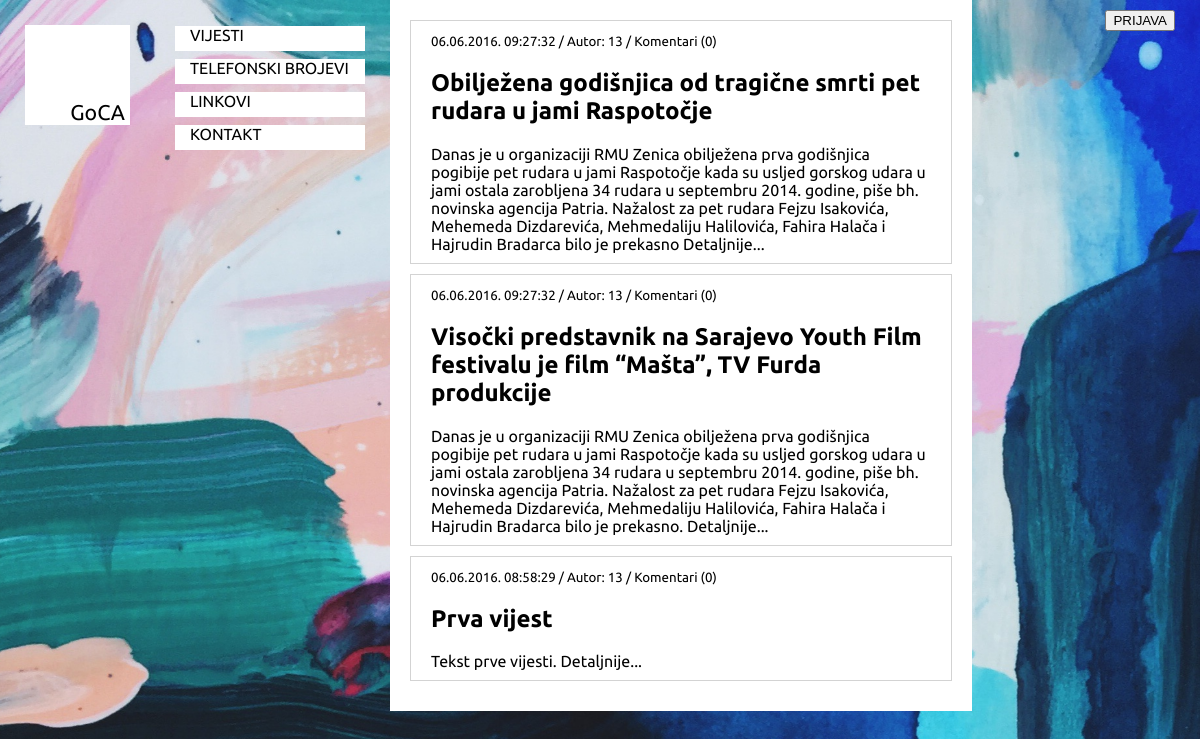
The page / on the database its author committed.
### tables this page shows
CREATE TABLE IF NOT EXISTS `vijesti` (
  `id` int(11) NOT NULL AUTO_INCREMENT,
  `autor` int(11) NOT NULL,
  `naslov` varchar(100) NOT NULL,
  `datum` timestamp NOT NULL,
  `tekst` text NOT NULL,
  `detaljnije` text NOT NULL,
  `komentarisanje` tinyint(1) NOT NULL,
  PRIMARY KEY (`id`),
  KEY `autor` (`autor`)
);

### index.php (the view, shortened to what this page needs)
<!DOCTYPE HTML>
<html>
	<head>
		<link rel="stylesheet" type="text/css" href="stil.css">
	</head>
	<body onload="hideLoginForm();">
		<?php
			$prijava = '<div id="prijava">
							<input type="button" id="dugmePrijava" value="PRIJAVA" onclick="showLoginForm()">
							<form method="POST" action="index.php" id="prijavaforma">
								<label for="korisnickoime">korisničko ime: </label><input type="text" id="korisnickoime" name="korisnickoime">
								<label for="lozinka">lozinka: </label><input type="password" id="lozinka" name="lozinka">
								<input type="submit" value="prijavi se">
							</form>
						</div>';
			$panel = '<div id="panel">
							<h3>+ DODAJ VIJEST</h3>
							<div id="panel-opcije">
								<form action="index.php" id="vijest-forma" method="POST">
									<label for="vijest-autor">Autor vijesti:</label>
									<input type="text" id="vijest-autor" name="vijest-autor" onblur="provjeriAutora()"><br>
									<label for="vijest-kod-drzave">Dvoslovni kôd države autora:</label>
									<input type="text" id="vijest-kod-drzave" name="vijest-kod-drzave" onblur="provjeriKod(); provjeriKodTelefon();"><br>
									<label for="vijest-telefon-autora">Broj telefona autora: <small>(FORMAT: +CCC.NNNNNN)</small> </label>
									<input type="text" id="vijest-telefon-autora" name="vijest-telefon-autora" onblur="provjeriTelefon(); provjeriKodTelefon();"><br>
									<label for="vijest-naslov">Naslov vijesti:</label>
									<input type="text" id="vijest-naslov" name="vijest-naslov" onblur="provjeriNaslov()"><br>
									<label for="vijest-ukratko">Kratak isječak vijesti:</label>
									<textarea rows="4" cols="30" id="vijest-ukratko" name="vijest-ukratko" onblur="provjeriUkratko()"></textarea><br>
									<label for="vijest-sadrzaj">Sadržaj vijesti:</label>
									<textarea rows="4" cols="50" id="vijest-sadrzaj" name="vijest-sadrzaj" onblur="provjeriSadrzaj()"></textarea><br>
									<label for="zabrana-komentarisanja">Zabraniti komentarisanje? </label>
									<input type="radio" name="zabrana-komentarisanja" value="male"><br>
									<button type="button" onclick="validacijaVijesti();">Dodaj</button>
								</form>
							</div>
						</div>';
			if (isset($_SESSION['username']) && isset($_SESSION['password'])) {
				echo '<div id="prijava">
							<form method="POST" action="index.php" id="odjavaforma">
								Prijavljeni ste kao: <b>'.htmlspecialchars($_SESSION['username'], ENT_QUOTES, 'UTF-8').'</b>
								<input type="submit" name="odjava" value="ODJAVI SE">
							</form>
					  </div>';
				echo $panel.'<hr>';
			}
			else {
				echo $prijava;
			}
?>
		<div id="zaglavlje">
			<div class="prvi-blok">
				<p id="logotip"><br><br><br>GoCA</p>
			</div>
		</div>
		<nav id="meni">
			<div class="meni-stavka">
				<ul>
					<li><a href="index.php"><p>VIJESTI</p></a></li>
				</ul>
			</div>
			<div class="meni-stavka">
				<ul>
					<li><a href="telefonski-brojevi.php"><p>TELEFONSKI BROJEVI</p></a></li>
				</ul>
			</div>
			<div class="meni-stavka">
				<ul>
					<li><a href="linkovi.php"><p>LINKOVI</p></a></li>
				</ul>
			</div>
			<div class="meni-stavka">
				<ul>
					<li><a href="kontakt.php"><p>KONTAKT</p></a></li>
				</ul>
			</div>
		</nav>
		<div id="sadrzaj">
<?php
			$connection = new PDO("mysql:dbname=goca;host=localhost;charset=utf8", "goca", "goca");
	$connection->exec("set names utf8");
	$query = $connection->query("SELECT * FROM vijesti ORDER BY datum DESC");
	foreach ($query as $news) {
		$commentscount = $connection->query("SELECT COUNT(*) FROM komentari WHERE vijest=".$news['id']."");
		$count = $commentscount->fetchColumn();
		echo '<div class="novost">
				<div class="news-text">
					<small class="datum_vrijeme_novosti">
						'.date("d.m.Y. h:i:s", strtotime($news['datum'])).' / Autor: '.$news['autor'].' / Komentari ('.$count.')
						</small>
					<h2 class="naslov_novosti">'.$news['naslov'].'</h2>
				<p class="tekst-novosti">'.$news['tekst'].' ';
		if ($news['detaljnije'] != "") {
			echo '<a href="#clanak'.$news['id'].'" onclick="return changeHash("#clanak'.$news['id'].'"); return false;">Detaljnije...</a>
				</p>
				<p class="detaljnije" hidden>'.$news['detaljnije'].'</p>';
		}
		echo '</div></div>';
	}
	?>
		</div>
	</body>
</html>

### stil.css (style rules this page uses)
html, body { margin: 0 auto; background-image: url(slike/art.jpg); background-size: cover; background-position: center; background-attachment: fixed; background-repeat: no-repeat; height: 100%; color: white; font-family: "Ubuntu"; }
#zaglavlje { margin: 0px 0px 0px 0px; float: left; height: 100px; width: 100px; padding: 25px 25px 25px 25px; }
.prvi-blok { padding-right: 5px; width: 100px; height: 100px; background-color: white; }
.prvi-blok p { float: right; color: black; }
a { color: white; text-decoration: none; }
#logotip { border: 1px black; margin: 0px 0px 0px 0px; height: auto; width: auto; color: color; font-size: 16pt; font-stretch: extra-condensed; font-weight: initial; font-family: 'Ubuntu'; text-align: center; }
#meni { margin-top: 0px; padding: 25px 25px 25px 25px; width: auto; height: auto; float: left; }
#meni ul { background-color: white; list-style: none; padding-left: 0%; }
#meni a { background-color: white; text-decoration: none; color: black; }
.meni-stavka { margin-top: -15px; margin-bottom: 23px; background-color: white; display: block; color: black; padding-left: 15px; height: 25px; width: 175px; text-align: left; font-size: 12pt; text-decoration: none; font-family: "Ubuntu"; }
#sadrzaj { background-color: white; color: black; margin: 0 0 0 0; padding: 20px 20px 20px 20px; float: left; width: auto; height: auto; font-family: "Ubuntu"; overflow-y: scroll; }
.novost { display: block; margin-bottom: 10px; padding: 10px 20px 10px 20px; max-width: 500px; height: auto; width: auto; font-family: "Ubuntu"; background-color: white; border: 1px solid lightgray; }
.novost a { color: black; text-decoration: none; }
.tekst-novosti { color: black; margin: 10px 0 0 0; }
.tekst-novosti a { color: black; text-decoration: none; }
#prijava { float: right; margin: 0 auto; padding: 10px 25px 10px 25px; }

### rows shown on the page
vijesti: datum "06.06.2016. 09:27:32", autor "13", count "0", naslov "Obilježena godišnjica od tragične smrti pet rudara u jami Raspotočje", tekst "Danas je u organizaciji RMU Zenica obilježena prva godišnjica pogibije pet rudara u jami Raspotočje kada su usljed gorskog udara u jami ostala zarobljena 34 rudara u septembru 2014. godine, piše bh. novinska agencija Patria. Nažalost za pet rudara Fejzu Isakovića, Mehemeda Dizdarevića, Mehmedaliju Halilovića, Fahira Halača i Hajrudin Bradarca bilo je prekasno"
vijesti: datum "06.06.2016. 09:27:32", autor "13", count "0", naslov "Visočki predstavnik na Sarajevo Youth Film festivalu je film “Mašta”, TV Furda produkcije", tekst "Danas je u organizaciji RMU Zenica obilježena prva godišnjica pogibije pet rudara u jami Raspotočje kada su usljed gorskog udara u jami ostala zarobljena 34 rudara u septembru 2014. godine, piše bh. novinska agencija Patria. Nažalost za pet rudara Fejzu Isakovića, Mehemeda Dizdarevića, Mehmedaliju Halilovića, Fahira Halača i Hajrudin Bradarca bilo je prekasno."
vijesti: datum "06.06.2016. 08:58:29", autor "13", count "0", naslov "Prva vijest", tekst "Tekst prve vijesti."
